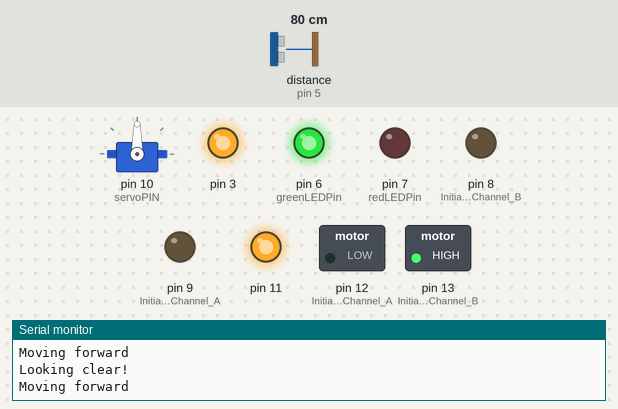
A sketch run on a simulated Arduino Uno, built with avr-gcc and run on an emulated ATmega328P. On the bench: servo, switched loads named in the sketch (green lamp = pin HIGH), output pins drawn as LEDs (lit = HIGH), the last lines printed to the serial monitor. Wiring (inferred from the names in the program): ultrasonic range finder: trigger pin 4; echo pin 5. The inputs (shaded band) are chosen by the test bench; at power-on: distance to the obstacle (sensor on pin 5) 80 cm. The echo pulse lasts 58.3 µs per cm; pins used as bus, display or sensor lines are not drawn.

Above: at 1.2 s.
1.3 s: distance to the obstacle (sensor on pin 5) set to 32 cm
2.8 s: distance to the obstacle (sensor on pin 5) set to 27 cm
At 3.1 s:
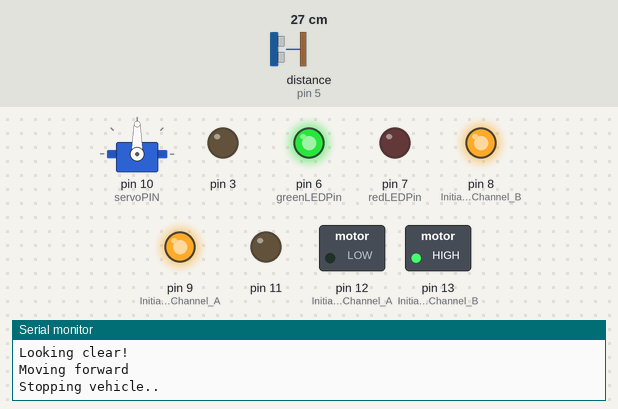
At 5.62 s:
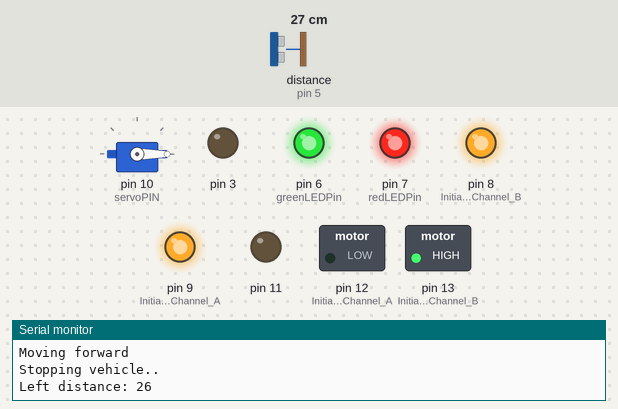
5.8 s: distance to the obstacle (sensor on pin 5) set to 183 cm
At 7.6 s:
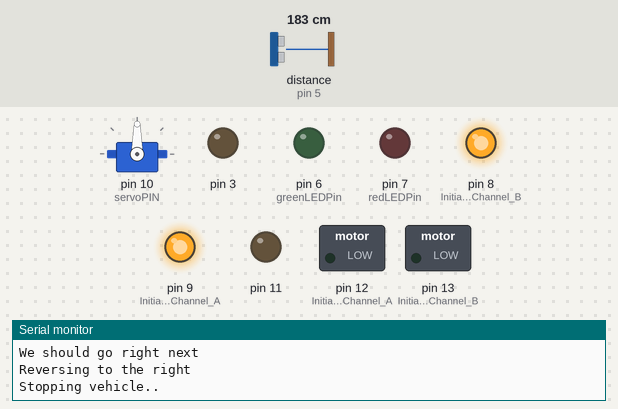
Timing chart, 0 to 9.3 s (numbered marks = the images above; inputs shaded):
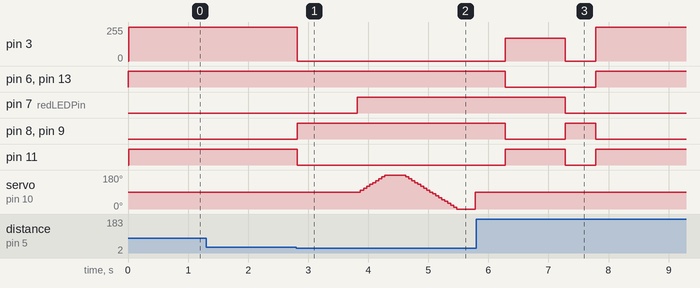

The sketch:

johnnydive.ino
```cpp
/*Automatically drive a tracked robot
//Power research:
//4V in, 2.5V out with 3x AAA powering motor shield
//7.2v battery @ speed 110 (PWM) = 4.5v


The following pins are always in use by the Motor sheild:

Function	        Channel A	Channel B
Direction	        Digital 12	Digital 13
Speed (PWM)     	Digital 3	Digital 11
Brake           	Digital 9	Digital 8
Current Sensing 	Analog 0	Analog 1

//Notes on R3 Motor sheild
The power pins are as follows:

Vin on the screw terminal block, is the input voltage to the motor connected to the shield.
An external power supply connected to this pin also provide power to the Arduino board on which is mounted. By cutting the "Vin Connect" jumper you make this a dedicated power line for the motor.

Motor wires:
Blue and yellow = motor A
Blue and yellow = motor B
Black = aux power ground
Red = aux power +7.2v battery pack

Servo wires: (Ultrasonic sensor is mounted to servo so that robot can "look around")
Yellow (signal wire) = Digital PIN 10
Power and ground


Ultrasonic sensor wires:
Black = ground
Red = 5v
Yellow = Echo
Green = Trigger

Chassis is grounded to make it easy to connect optional componants by using this as a shared GND.

Optional LEDs are connected to show what the robot is trying to do.
Status updates are printed to serial if Arduino is connected via USB.


*/
#include <Servo.h>

//Hardware set up
#define echoPin 5 // Ultrasonic Echo Pin
#define trigPin 4 // Ultrasonic Trigger Pin
#define greenLEDPin 6 // Green LED (Optional)
#define redLEDPin 7 // Red LED (Optional )
//Servo set up
Servo eyeServo;  // create servo object to control a servo, twelve servo objects can be created on most boards
int pos = 90;    // variable to store the servo position, 90 means we initallly center it across the range of movement (0-180 degrees)
int servoPIN = 10;
int ledPin1 = 13;      // select the pin for the first LED
int sensorValue = 0;  // variable to store the value coming from the ultrasonic sensor
int nextDirection; //stores result of lookAround function

//Variables
int maximumRange = 30; // Maximum range of object. i.e. how close should we get (max 255)
int minimumRange = 0; // Minimum range
long duration, distance, leftDistance, rightDistance; // Duration used to calculate distance.
boolean dirchange = false; // Tracks if the robot has to make a direction change. Can be used to stop/brake motors before turning

void setup() {
  Serial.begin (9600);
  Serial.println("Setting up the robot...");
  //Setup Channel A
  pinMode(12, OUTPUT); //Initiates Motor Channel A pin
  pinMode(9, OUTPUT); //Initiates Brake Channel A pin

  //Setup Channel B
  pinMode(13, OUTPUT); //Initiates Motor Channel B pin
  pinMode(8, OUTPUT);  //Initiates Brake Channel B pin
  Serial.println("Motors initalized...");

  //Bring up servo
  eyeServo.attach(servoPIN);  // attaches the servo on pin 9 to the servo object

  //Setup distance sensor and LEDs
  pinMode(trigPin, OUTPUT);
  pinMode(echoPin, INPUT);
  pinMode(greenLEDPin, OUTPUT); // Use Green LED indicator (optional)
  pinMode(redLEDPin, OUTPUT); //Use green LED indicator (optional)

}


void loop(){

  /* The following trigPin/echoPin cycle is used to determine the
   distance of the nearest object by bouncing soundwaves off of it. */
   digitalWrite(trigPin, LOW);
   delayMicroseconds(2);

   digitalWrite(trigPin, HIGH);
   delayMicroseconds(10);

   digitalWrite(trigPin, LOW);
   duration = pulseIn(echoPin, HIGH);

   distance = duration/58.2;    //Calculate the distance (in cm) based on the speed of sound.

   if (distance >= maximumRange || distance <= minimumRange){
   Serial.println("Looking clear!");
   digitalWrite(greenLEDPin, HIGH);

   //default movement
   //turnRight(255);
   forwards(255);   //move forward
   dirchange = true;
   }

   else {
     stop(1000); //Pause

         nextDirection = lookAround(); //run the lookAround function to find out direction with most free space

                 if (nextDirection == 1) {
                   Serial.println("We should go left next");
                   reverseTurnLeft(255);
                   //delay(3000); //increase for debugging
                 }
                 else {
                   Serial.println("We should go right next");
                   reverseTurnRight(255);
                   //delay(3000); //increase for debugging
                 }
                 Serial.println("");
                 stop(500);


}

     /* Original avoidance code. Commented out for testing the servo lookAround feature
   Serial.println(distance);    //send the distance
   Serial.println("Something in the way, turning around!");
   digitalWrite(greenLEDPin, LOW); // turn off green LED

      if (dirchange == true) {
        Serial.println("Change of direction detected, pausing..");
        stop(4000);
        dirchange = false; //switch
        reverseTurn(255);
        }
        else {
          Serial.println("No direction change, OK!");
          reverseTurn(255);
          dirchange = false;
          }
 }
   //Delay 10ms before next reading.
   delay(10);*/

}

// End of main loop !!! //


// Functions to make the main loop easier to follow and stop having to repeat code
void tprint(String text) {
  Serial.println(text);
}

void forwards(int speed)  //Move robot forwards at specified speed
{
  Serial.println("Moving forward");  //Motors forward @ full speed
  digitalWrite(13, HIGH); //Establishes forward direction  of Channel B
  digitalWrite(8, LOW);   //Disengage the Brake for Channel B
  analogWrite(11, speed);   //Spins the motor on Channel B at 0 speed

  //Move motor A forwards
  digitalWrite(12, LOW); //Establishes forward direction of Channel A
  digitalWrite(9, LOW);   //Disengage the Brake for Channel A
  analogWrite(3, speed);   //Spins the motor on Channel A at speed
  delay(100);
}

void reverse(int speed) // Reverse robot at specified speed
{
  Serial.println("Reversing straight");
  digitalWrite(13, LOW); //Establishes reverse direction  of Channel B
  digitalWrite(8, LOW);   //Disengage the Brake for Channel B
  analogWrite(11, speed);   //Spins the motor on Channel B at 0 speed

  //Move motor A forwards
  digitalWrite(12, HIGH); //Establishes reverse direction of Channel A
  digitalWrite(9, LOW);   //Disengage the Brake for Channel A
  analogWrite(3, speed);   //Spins the motor on Channel A at speed
  delay(100);
}

void turnRight(int speed) //Turns the robot in a circle to the right, approx 20 degrees
{
  Serial.println("Turning right (forwards)");
  digitalWrite(13, HIGH); //Establishes forward direction  of Channel B
  digitalWrite(8, LOW);   //Disengage the Brake for Channel B
  analogWrite(11, speed);   //Spins the motor on Channel B at 0 speed

  //Move motor A forwards
  digitalWrite(12, LOW); //Establishes forward direction of Channel A
  digitalWrite(9, LOW);   //Disengage the Brake for Channel A
  analogWrite(3, speed/1.6);   //Spins the motor on Channel A at slow speed to aid turning
  delay(100);
}

void turnLeft(int speed) //WIP
{
  Serial.println("Turning left (forwards)");
}

void reverseTurnLeft(int speed) // Reverse robot at specified speed while rotating to the left (approx 45 degrees)
{
  //Turn while reversing right
  Serial.println("Reversing to the left");
  digitalWrite(redLEDPin, HIGH);
  //Motor B reverse
  digitalWrite(13, HIGH); //Establishes forward direction of Channel B
  digitalWrite(8, LOW);   //Disengage the Brake for Channel B
  analogWrite(11, speed);   //Spins the motor on Channel B at full speed

  //Motor A Reverse
  digitalWrite(12, HIGH);  //Establishes reverse direction of Channel A
  digitalWrite(9, LOW);   //Disengage the Brake for Channel A
  analogWrite(3, speed/1.5);    //Spins the motor on Channel A at ~half speed

  delay(1000); //do this for x seconds in order to clear obstacle
  digitalWrite(redLEDPin, LOW);
}


void reverseTurnRight(int speed) // Reverse robot at specified speed while rotating to the right (approx 45 degrees)
{
  //Turn while reversing right
  Serial.println("Reversing to the right");
  digitalWrite(redLEDPin, HIGH);
  //Motor B reverse
  digitalWrite(13, LOW); //Establishes reverse direction of Channel B
  digitalWrite(8, LOW);   //Disengage the Brake for Channel B
  analogWrite(11, speed);   //Spins the motor on Channel B at full speed

  //Motor A Reverse
  digitalWrite(12, LOW);  //Establishes forward direction of Channel A
  digitalWrite(9, LOW);   //Disengage the Brake for Channel A
  analogWrite(3, speed/1.5);    //Spins the motor on Channel A at ~half speed

  delay(1000); //do this for x seconds in order to clear obstacle
  digitalWrite(redLEDPin, LOW);
}

void stop(int duration)  //Motor speed the variable
{
  Serial.println("Stopping vehicle..");
  digitalWrite(8, HIGH);   //Engage the Brake for Channel B
  analogWrite(11, 0);   //Spins the motor on Channel B at 0 speed

  digitalWrite(9, HIGH);   //Engage the Brake for Channel A
  analogWrite(3, 0);   //Spins the motor on Channel A at 0 speed
  delay(duration);
}

int lookAround() {
  int rotSpeed = 50; //how fast we want the servo to rotate
  digitalWrite(redLEDPin, HIGH);
  digitalWrite(greenLEDPin, HIGH);

  //Function to look left then right to find clearest path
  //Returns 1 for left, 0 for right
  //Uncomment Serial.println's for debugging info

  //Look Left
  //Serial.println("Moving servo left...");

  for (pos = 90; pos <= 180; pos = pos + 10) { // goes from 0 degrees to 90 degrees
    // in steps of 10 degree
    eyeServo.write(pos);              // tell servo to go to position in variable 'pos'
    delay(rotSpeed);                       // waits 15ms for the servo to reach the position
    //Serial.print("left pos: "); Serial.println(pos);
  }
  //Get distance at left position
  delay(250); //delay to make sure servo is stopped at left position
  digitalWrite(trigPin, LOW);
  delayMicroseconds(2);
  digitalWrite(trigPin, HIGH);
  delayMicroseconds(10);
  digitalWrite(trigPin, LOW);
  duration = pulseIn(echoPin, HIGH);
  leftDistance = duration/58.2;    //Calculate the distance (in cm) based on the speed of sound.
  Serial.print("Left distance: "); Serial.println(leftDistance);


  //Look Right
  //Serial.println("Moving servo right...");
    for (pos = 180; pos >= 0; pos = pos - 10) {
      eyeServo.write(pos);
      delay(rotSpeed);
      //Serial.print("right pos: "); Serial.println(pos);
    }

    //Get distance at right position
    delay(250);//delay to make sure servo is stopped at right position
    digitalWrite(trigPin, LOW);
    delayMicroseconds(2);
    digitalWrite(trigPin, HIGH);
    delayMicroseconds(10);
    digitalWrite(trigPin, LOW);
    duration = pulseIn(echoPin, HIGH);
    rightDistance = duration/58.2;    //Calculate the distance (in cm) based on the speed of sound.
    Serial.print("Right distance: "); Serial.println(rightDistance);


  //Move back to center position
  Serial.println("Moving servo back to center...");
  eyeServo.write(90);
  delay(500);
  digitalWrite(redLEDPin, LOW);
  digitalWrite(greenLEDPin, LOW);

  //Figure out which direction has the most space
  if (leftDistance > rightDistance) {
    //Serial.println("Left has the most free space!!!!!");
    //Go back to center when done
    return 1;
  }
  else {
    //Serial.println("Right has the most free space!!!");
    //Go back to center when done
    return 0;
  }
}
```

Measured:
- the behaviour switches between 30 and 29 cm on distance to the obstacle (sensor on pin 5) (found by bisection; images 0 and 1)
- after the input at 2.8 s, pin 3: 255/255 → 0/255 at once; pin 7 (redLEDPin): LOW → HIGH after 1.0 s; pin 8 (Initiates_Brake_Channel_B), pin 9 (Initiates_Brake_Channel_A): LOW → HIGH at once; pin 11: HIGH → LOW at once
- after the input at 5.8 s, pin 7 (redLEDPin): goes on until 7.3 s, then stays LOW; servo on pin 10 (servoPIN): stops changing and stays 90°
